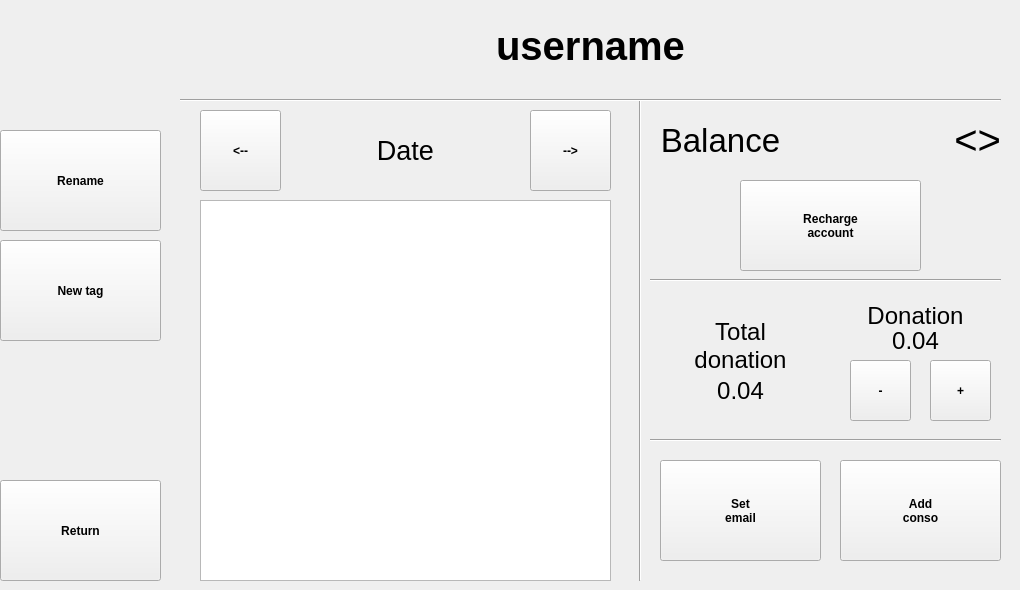
    <widget class="QWidget" name="useraccount_panel">
     <widget class="QLabel" name="useraccount_username_label">
      <property name="geometry">
       <rect>
        <x>170</x>
        <y>0</y>
        <width>841</width>
        <height>91</height>
       </rect>
      </property>
      <property name="font">
       <font>
        <pointsize>30</pointsize>
        <weight>75</weight>
        <bold>true</bold>
       </font>
      </property>
      <property name="text">
       <string>username</string>
      </property>
      <property name="alignment">
       <set>Qt::AlignCenter</set>
      </property>
     </widget>
     <widget class="QLabel" name="useraccount_balance_label">
      <property name="geometry">
       <rect>
        <x>800</x>
        <y>110</y>
        <width>201</width>
        <height>61</height>
       </rect>
      </property>
      <property name="font">
       <font>
        <pointsize>30</pointsize>
        <weight>50</weight>
        <bold>false</bold>
       </font>
      </property>
      <property name="text">
       <string>&lt;&gt;</string>
      </property>
      <property name="alignment">
       <set>Qt::AlignRight|Qt::AlignTrailing|Qt::AlignVCenter</set>
      </property>
     </widget>
     <widget class="QPushButton" name="useraccount_return_pushButton">
      <property name="geometry">
       <rect>
        <x>0</x>
        <y>480</y>
        <width>161</width>
        <height>101</height>
       </rect>
      </property>
      <property name="font">
       <font>
        <weight>75</weight>
        <bold>true</bold>
       </font>
      </property>
      <property name="text">
       <string>Return</string>
      </property>
     </widget>
     <widget class="QPushButton" name="useraccount_previousDate_pushButton">
      <property name="geometry">
       <rect>
        <x>200</x>
        <y>110</y>
        <width>81</width>
        <height>81</height>
       </rect>
      </property>
      <property name="font">
       <font>
        <weight>75</weight>
        <bold>true</bold>
       </font>
      </property>
      <property name="text">
       <string>&lt;--</string>
      </property>
     </widget>
     <widget class="QPushButton" name="useraccount_nextDate_pushButton">
      <property name="geometry">
       <rect>
        <x>530</x>
        <y>110</y>
        <width>81</width>
        <height>81</height>
       </rect>
      </property>
      <property name="font">
       <font>
        <weight>75</weight>
        <bold>true</bold>
       </font>
      </property>
      <property name="text">
       <string>--&gt;</string>
      </property>
     </widget>
     <widget class="QLabel" name="useraccount_date_label">
      <property name="geometry">
       <rect>
        <x>290</x>
        <y>110</y>
        <width>231</width>
        <height>81</height>
       </rect>
      </property>
      <property name="font">
       <font>
        <pointsize>20</pointsize>
       </font>
      </property>
      <property name="text">
       <string>Date</string>
      </property>
      <property name="alignment">
       <set>Qt::AlignCenter</set>
      </property>
     </widget>
     <widget class="QTextEdit" name="useraccount_details_textEdit">
      <property name="enabled">
       <bool>true</bool>
      </property>
      <property name="geometry">
       <rect>
        <x>200</x>
        <y>200</y>
        <width>411</width>
        <height>381</height>
       </rect>
      </property>
      <property name="sizePolicy">
       <sizepolicy hsizetype="Expanding" vsizetype="Expanding">
        <horstretch>0</horstretch>
        <verstretch>0</verstretch>
       </sizepolicy>
      </property>
      <property name="font">
       <font>
        <pointsize>18</pointsize>
       </font>
      </property>
      <property name="horizontalScrollBarPolicy">
       <enum>Qt::ScrollBarAlwaysOff</enum>
      </property>
      <property name="readOnly">
       <bool>true</bool>
      </property>
      <property name="textInteractionFlags">
       <set>Qt::NoTextInteraction</set>
      </property>
     </widget>
     <widget class="QPushButton" name="useraccount_recharge_pushButton">
      <property name="geometry">
       <rect>
        <x>740</x>
        <y>180</y>
        <width>181</width>
        <height>91</height>
       </rect>
      </property>
      <property name="font">
       <font>
        <weight>75</weight>
        <bold>true</bold>
       </font>
      </property>
      <property name="text">
       <string>Recharge
account</string>
      </property>
     </widget>
     <widget class="QPushButton" name="useraccount_rename_pushButton">
      <property name="geometry">
       <rect>
        <x>0</x>
        <y>130</y>
        <width>161</width>
        <height>101</height>
       </rect>
      </property>
      <property name="font">
       <font>
        <weight>75</weight>
        <bold>true</bold>
       </font>
      </property>
      <property name="text">
       <string>Rename</string>
      </property>
     </widget>
     <widget class="QPushButton" name="useraccount_tag_pushButton">
      <property name="geometry">
       <rect>
        <x>0</x>
        <y>240</y>
        <width>161</width>
        <height>101</height>
       </rect>
      </property>
      <property name="font">
       <font>
        <weight>75</weight>
        <bold>true</bold>
       </font>
      </property>
      <property name="text">
       <string>New tag</string>
      </property>
     </widget>
     <widget class="QLabel" name="useraccount_tag_label">
      <property name="geometry">
       <rect>
        <x>0</x>
        <y>340</y>
        <width>161</width>
        <height>31</height>
       </rect>
      </property>
      <property name="font">
       <font>
        <pointsize>13</pointsize>
       </font>
      </property>
      <property name="text">
       <string/>
      </property>
      <property name="alignment">
       <set>Qt::AlignLeading|Qt::AlignLeft|Qt::AlignVCenter</set>
      </property>
     </widget>
     <widget class="QPushButton" name="useraccount_email_pushButton">
      <property name="geometry">
       <rect>
        <x>660</x>
        <y>460</y>
        <width>161</width>
        <height>101</height>
       </rect>
      </property>
      <property name="font">
       <font>
        <weight>75</weight>
        <bold>true</bold>
       </font>
      </property>
      <property name="text">
       <string>Set
email</string>
      </property>
     </widget>
     <widget class="QPushButton" name="useraccount_conso_pushButton">
      <property name="geometry">
       <rect>
        <x>840</x>
        <y>460</y>
        <width>161</width>
        <height>101</height>
       </rect>
      </property>
      <property name="font">
       <font>
        <weight>75</weight>
        <bold>true</bold>
       </font>
      </property>
      <property name="text">
       <string>Add
conso</string>
      </property>
     </widget>
     <widget class="QLabel" name="label_2">
      <property name="geometry">
       <rect>
        <x>860</x>
        <y>300</y>
        <width>111</width>
        <height>31</height>
       </rect>
      </property>
      <property name="font">
       <font>
        <pointsize>18</pointsize>
       </font>
      </property>
      <property name="text">
       <string>Donation</string>
      </property>
      <property name="alignment">
       <set>Qt::AlignCenter</set>
      </property>
     </widget>
     <widget class="QPushButton" name="useraccount_donationDecrease_pushButton">
      <property name="geometry">
       <rect>
        <x>850</x>
        <y>360</y>
        <width>61</width>
        <height>61</height>
       </rect>
      </property>
      <property name="font">
       <font>
        <weight>75</weight>
        <bold>true</bold>
       </font>
      </property>
      <property name="text">
       <string>-</string>
      </property>
     </widget>
     <widget class="QLabel" name="useraccount_donationValue_label">
      <property name="geometry">
       <rect>
        <x>860</x>
        <y>330</y>
        <width>111</width>
        <height>21</height>
       </rect>
      </property>
      <property name="font">
       <font>
        <pointsize>18</pointsize>
       </font>
      </property>
      <property name="text">
       <string>0.04</string>
      </property>
      <property name="alignment">
       <set>Qt::AlignCenter</set>
      </property>
     </widget>
     <widget class="QPushButton" name="useraccount_donationIncrease_pushButton">
      <property name="geometry">
       <rect>
        <x>930</x>
        <y>360</y>
        <width>61</width>
        <height>61</height>
       </rect>
      </property>
      <property name="font">
       <font>
        <weight>75</weight>
        <bold>true</bold>
       </font>
      </property>
      <property name="text">
       <string>+</string>
      </property>
     </widget>
     <widget class="QLabel" name="label_18">
      <property name="geometry">
       <rect>
        <x>650</x>
        <y>310</y>
        <width>181</width>
        <height>71</height>
       </rect>
      </property>
      <property name="font">
       <font>
        <pointsize>18</pointsize>
       </font>
      </property>
      <property name="text">
       <string>Total
donation</string>
      </property>
      <property name="alignment">
       <set>Qt::AlignCenter</set>
      </property>
     </widget>
     <widget class="QLabel" name="useraccount_totalDonationValue_label">
      <property name="geometry">
       <rect>
        <x>650</x>
        <y>380</y>
        <width>181</width>
        <height>21</height>
       </rect>
      </property>
      <property name="font">
       <font>
        <pointsize>18</pointsize>
       </font>
      </property>
      <property name="text">
       <string>0.04</string>
      </property>
      <property name="alignment">
       <set>Qt::AlignCenter</set>
      </property>
     </widget>
     <widget class="Line" name="line_5">
      <property name="geometry">
       <rect>
        <x>630</x>
        <y>100</y>
        <width>20</width>
        <height>481</height>
       </rect>
      </property>
      <property name="orientation">
       <enum>Qt::Vertical</enum>
      </property>
     </widget>
     <widget class="Line" name="line_6">
      <property name="geometry">
       <rect>
        <x>650</x>
        <y>430</y>
        <width>351</width>
        <height>20</height>
       </rect>
      </property>
      <property name="orientation">
       <enum>Qt::Horizontal</enum>
      </property>
     </widget>
     <widget class="Line" name="line_7">
      <property name="geometry">
       <rect>
        <x>650</x>
        <y>270</y>
        <width>351</width>
        <height>20</height>
       </rect>
      </property>
      <property name="orientation">
       <enum>Qt::Horizontal</enum>
      </property>
     </widget>
     <widget class="QLabel" name="useraccount_balance_label_2">
      <property name="geometry">
       <rect>
        <x>650</x>
        <y>110</y>
        <width>141</width>
        <height>61</height>
       </rect>
      </property>
      <property name="font">
       <font>
        <pointsize>25</pointsize>
        <weight>50</weight>
        <bold>false</bold>
       </font>
      </property>
      <property name="text">
       <string>Balance</string>
      </property>
      <property name="alignment">
       <set>Qt::AlignCenter</set>
      </property>
     </widget>
     <widget class="Line" name="line_8">
      <property name="geometry">
       <rect>
        <x>180</x>
        <y>90</y>
        <width>821</width>
        <height>20</height>
       </rect>
      </property>
      <property name="orientation">
       <enum>Qt::Horizontal</enum>
      </property>
     </widget>
    </widget>
